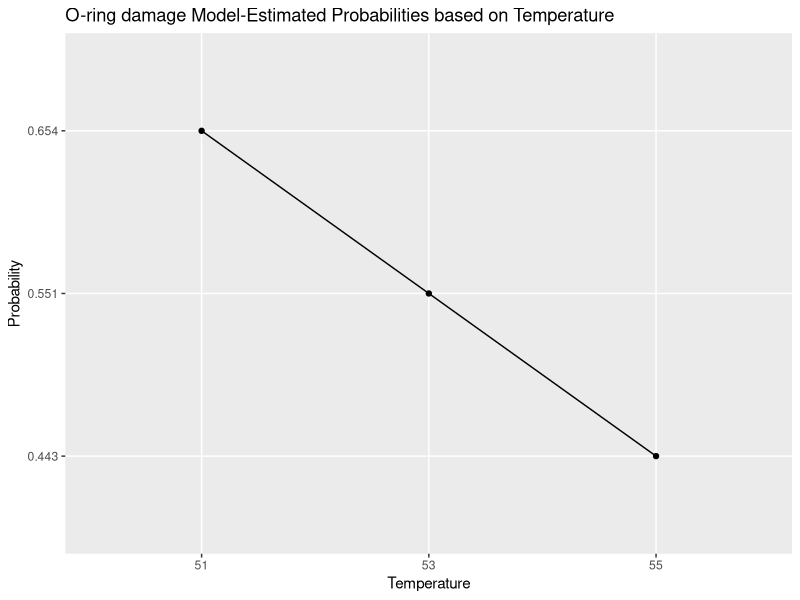

The R source for this figure:
## ---- chunk 1
library(knitr)
oring.data <- data.frame(NA,NA,NA, stringsAsFactors = F)
oring.data <- rbind(oring.data, c("Below $66^\\circ F$", 8, round((8/11)*100,2)), stringsAsFactors = F)
oring.data <- rbind(oring.data, c("$66^\\circ F$ and Above", 3, round((3/11)*100,2)), stringsAsFactors = F)
oring.data<-na.omit(oring.data)
rownames(oring.data) <- NULL
kable(oring.data, digits = 2, col.names = c("Temperature", "Damages", "Percentage(%)"), format='pandoc', caption = "O-ring damages based on temperature")
## ---- chunk 2
library(knitr)
oring.data <- data.frame(NA,NA,NA)
p = exp(11.6630 -(0.2162 * 51))/(1 + exp(11.6630 -(0.2162 * 51)))
r <- c(51, "$\\hat{p}_{51} = \\frac{e^{11.6630 -(0.2162 * 51)}} {1 + e^{11.6630 -(0.2162 * 51)}}$", round(p,3))
oring.data <- rbind(oring.data, r, stringsAsFactors = F)

p = exp(11.6630 -(0.2162 * 53))/(1 + exp(11.6630 -(0.2162 * 53)))
r <- c(53, "$\\hat{p}_{53} = \\frac{e^{11.6630 -(0.2162 * 53)}} {1 + e^{11.6630 -(0.2162 * 53)}}$", round(p,3))
oring.data <- rbind(oring.data, r, stringsAsFactors = F)

p = exp(11.6630 -(0.2162 * 55))/(1 + exp(11.6630 -(0.2162 * 55)))
r <- c(55, "$\\hat{p}_{55} = \\frac{e^{11.6630 -(0.2162 * 55)}} {1 + e^{11.6630 -(0.2162 * 55)}}$", round(p,3))
oring.data <- rbind(oring.data, r, stringsAsFactors = F)

oring.data<-na.omit(oring.data)
rownames(oring.data) <- NULL
names(oring.data)<-c("Temperature", "Equation", "Probability")

kable(oring.data, digits = 3, col.names = c("Temperature", "Equation", "Probability($\\hat{p}_t$)"), format='pandoc', caption = "O-ring damage Probability based on Temperature")

## ---- chunk 3
library(ggplot2)
ggplot(oring.data,aes(x=Temperature,y=Probability, group=1))+geom_line()+geom_point() + labs(x="Temperature", y="Probability", title = "O-ring damage Model-Estimated Probabilities based on Temperature")
